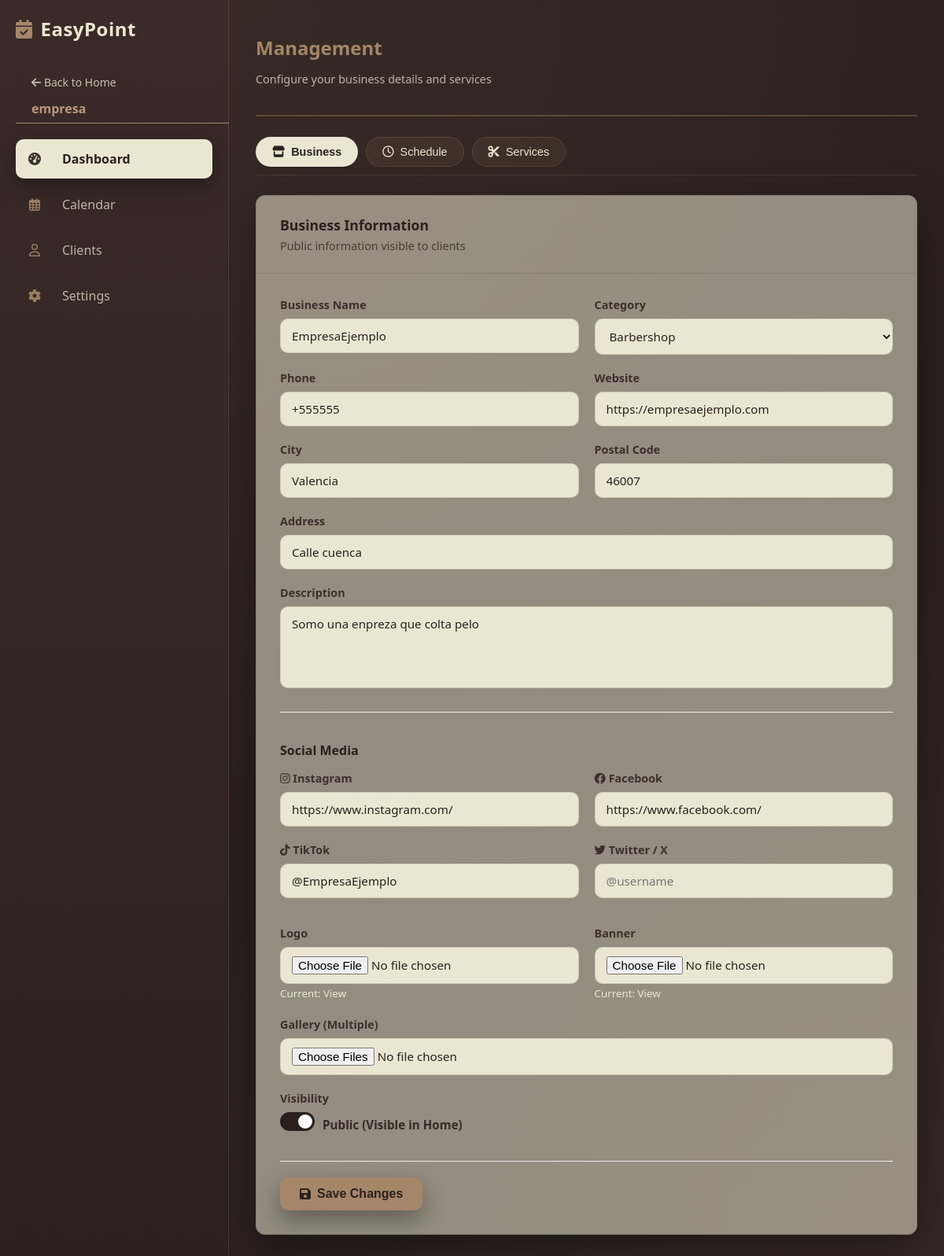
Page /index.php?action=dashboard (signed in) on the committed database.
### tables this page shows
CREATE TABLE `business_profiles` (
  `id` int NOT NULL,
  `user_id` int NOT NULL,
  `description` text,
  `business_type` varchar(50) DEFAULT 'General',
  `logo_url` varchar(255) DEFAULT NULL,
  `banner_url` varchar(255) DEFAULT NULL,
  `opening_hours` json DEFAULT NULL,
  `website` varchar(100) DEFAULT NULL,
  `instagram_link` varchar(255) DEFAULT NULL,
  `facebook_link` varchar(255) DEFAULT NULL,
  `twitter_link` varchar(255) DEFAULT NULL,
  `tiktok_link` varchar(255) DEFAULT NULL,
  `created_at` timestamp NULL DEFAULT CURRENT_TIMESTAMP,
  `updated_at` timestamp NULL DEFAULT CURRENT_TIMESTAMP ON UPDATE CURRENT_TIMESTAMP,
  `is_public` tinyint(1) DEFAULT '0'
);

CREATE TABLE `users` (
  `id` int NOT NULL,
  `username` varchar(50) NOT NULL,
  `email` varchar(100) NOT NULL,
  `password` varchar(255) NOT NULL,
  `role` enum('admin','user','store') DEFAULT 'user',
  `is_confirmed` tinyint(1) DEFAULT '0',
  `token` varchar(100) DEFAULT NULL,
  `created_at` timestamp NULL DEFAULT CURRENT_TIMESTAMP,
  `business_name` varchar(100) DEFAULT NULL,
  `address` varchar(255) DEFAULT NULL,
  `postal_code` varchar(10) DEFAULT NULL,
  `phone` varchar(20) DEFAULT NULL,
  `city` varchar(100) DEFAULT NULL
);

### controllers/UserController.php (called while the page is built, shortened)
<?php
require_once __DIR__ . '/../models/user.php';
class UserController
{
    public function dashboard()
    {
        require_once __DIR__ . '/../views/dashboard.php';
    }
}
?>

### models/user.php (called while the page is built, shortened)
<?php
require_once __DIR__ . '/Database.php';
class User
{
    private $conn;
    private $table_name = "users";
    public function __construct()
    {
        $database = new Database();
        $this->conn = $database->getConnection();
    }
    public function getFullProfile($userId)
    {
        $query = "SELECT u.*,
                     bp.id as business_profile_id,
                     bp.description, bp.business_type, bp.logo_url, bp.banner_url,
                     bp.opening_hours, bp.is_public,
                     bp.website, bp.instagram_link, bp.facebook_link, bp.twitter_link, bp.tiktok_link
              FROM " . $this->table_name . " u
              LEFT JOIN business_profiles bp ON u.id = bp.user_id
              WHERE u.id = :id LIMIT 1";
        $stmt = $this->conn->prepare($query);
        $stmt->bindParam(":id", $userId);
        $stmt->execute();
        return $stmt->fetch(PDO::FETCH_ASSOC);
    }
}
?>

### models/Database.php (called while the page is built, shortened)
<?php
class Database
{
    private $host;
    private $db_name;
    private $username;
    private $password;
    public function __construct()
    {
        $this->host = DB_HOST;
        $this->db_name = DB_NAME;
        $this->username = DB_USER;
        $this->password = DB_PASS;
    }
    public function getConnection()
    {
        $this->conn = null;
        try {
            $this->conn = new PDO(
                "mysql:host=" . $this->host . ";dbname=" . $this->db_name . ";charset=utf8mb4",
                $this->username,
                $this->password
            );
            $this->conn->setAttribute(PDO::ATTR_ERRMODE, PDO::ERRMODE_EXCEPTION);
        } catch (PDOException $exception) {
            error_log("Connection error: " . $exception->getMessage());
        }
        return $this->conn;
    }
}

### views/dashboard.php (the view, shortened to what this page needs)
<?php
require_once dirname(__DIR__) . '/models/user.php';
$userModel = new User();
$userData = $userModel->getFullProfile($_SESSION['user_id']);
$role = $_SESSION['role'] ?? 'user';
$dashboardClass = ($role === 'store' || $role === 'admin') ? 'main-view' : 'main-view hidden';
?>
<!DOCTYPE html>
<html lang="en">
<head>
    <link href="https://cdnjs.cloudflare.com/ajax/libs/font-awesome/6.0.0-beta3/css/all.min.css" rel="stylesheet">
    <link rel="stylesheet" href="/public/css/styles-dashboard.css">
</head>
<body>
    <aside class="sidebar" id="sidebar">
        <div class="logo">
            <i class="fas fa-calendar-check"></i>
            <span class="logo-text">EasyPoint</span>
        </div>
        <div class="backhome">
            <a href="index.php" style="font-size: 14px; opacity: 0.8;"><i class="fas fa-arrow-left"></i> <span
                    class="menu-text">Back to Home</span></a>
        </div>
        <nav>
            <div class="debug-info" title="<?php echo htmlspecialchars($_SESSION['username'] ?? 'N/A'); ?>">
                <span class="debug-name"><?php echo htmlspecialchars($_SESSION['username'] ?? 'N/A'); ?></span>
            </div>
            <?php if (isset($_SESSION['user_id']) && $_SESSION['role'] === 'user'): ?>
                <a href="#" class="menu-item active" onclick="switchMainView(event, 'view-appointments')">
                    <i class="far fa-clock"></i><span class="menu-text">Appointments</span>
                </a>
                <a href="#" class="menu-item" onclick="switchMainView(event, 'view-settings')">
                    <i class="fas fa-cog"></i><span class="menu-text">Settings</span>
                </a>
            <?php elseif (isset($_SESSION['user_id']) && ($_SESSION['role'] === 'store' || $_SESSION['role'] === 'admin')): ?>
                <a href="#" class="menu-item active" onclick="switchMainView(event, 'view-dashboard')">
                    <i class="fas fa-tachometer-alt"></i><span class="menu-text">Dashboard</span>
                </a>
                <a href="#" class="menu-item" onclick="switchMainView(event, 'view-calendar')">
                    <i class="far fa-calendar-alt"></i><span class="menu-text">Calendar</span>
                </a>
                <?php if ($_SESSION['role'] === 'store'): ?>
                    <a href="#" class="menu-item" onclick="switchMainView(event, 'view-clients')">
                        <i class="far fa-user"></i><span class="menu-text">Clients</span>
                    </a>
                <?php endif; ?>
                <a href="#" class="menu-item" onclick="switchMainView(event, 'view-settings')">
                    <i class="fas fa-cog"></i><span class="menu-text">Settings</span>
                </a>
            <?php endif; ?>
        </nav>
    </aside>
    <main class="content">
        <div id="view-dashboard" class="<?php echo $dashboardClass; ?>">
            <header class="header">
                <div class="header-text">
                    <h1 class="page-title">Management</h1>
                    <p class="page-subtitle">Configure your business details and services</p>
                </div>
            </header>
            <div class="settings-tabs">
                <button class="tab-btn active" onclick="openTab(event, 'business')">
                    <i class="fas fa-store"></i> Business
                </button>
                <button class="tab-btn" onclick="openTab(event, 'schedule')">
                    <i class="far fa-clock"></i> Schedule
                </button>
                <button class="tab-btn" onclick="openTab(event, 'notifications')">
                    <i class="fas fa-cut"></i> Services
                </button>
            </div>
            <div id="business" class="tab-content active-content">
                <section class="settings-card">
                    <div class="card-header">
                        <h3>Business Information</h3>
                        <p>Public information visible to clients</p>
                    </div>
                    <form class="settings-form" id="business-form" enctype="multipart/form-data">
                        <div class="form-row">
                            <div class="form-group half">
                                <label>Business Name</label>
                                <input type="text" name="business_name"
                                    value="<?php echo htmlspecialchars($userData['business_name'] ?? ''); ?>"
                                    class="form-input" required>
                            </div>
                            <div class="form-group half">
                                <label>Category</label>
                                <select name="business_type" class="form-input">
                                    <?php
                                    $currentType = $userData['business_type'] ?? 'General';
                                    $types = ['Hair Salon', 'Barbershop', 'Nail Salon', 'Hair Removal', 'Eyebrows & Lashes', 'Skincare', 'Massage', 'Makeup', 'General'];
                                    ?>
                                    <?php foreach ($types as $type): ?>
                                        <option value="<?php echo $type; ?>" <?php echo ($currentType === $type) ? 'selected' : ''; ?>>
                                            <?php echo $type; ?>
                                        </option>
                                    <?php endforeach; ?>
                                </select>
                            </div>
                        </div>
                        <div class="form-row">
                            <div class="form-group half">
                                <label>Phone</label>
                                <input type="text" name="phone"
                                    value="<?php echo htmlspecialchars($userData['phone'] ?? ''); ?>"
                                    class="form-input">
                            </div>
                            <div class="form-group half">
                                <label>Website</label>
                                <input type="text" name="website"
                                    value="<?php echo htmlspecialchars($userData['website'] ?? ''); ?>"
                                    placeholder="https://example.com" class="form-input">
                            </div>
                        </div>
                        <div class="form-row">
                            <div class="form-group half">
                                <label>City</label>
                                <input type="text" name="city"
                                    value="<?php echo htmlspecialchars($userData['city'] ?? ''); ?>" class="form-input">
                            </div>
                            <div class="form-group half">
                                <label>Postal Code</label>
                                <input type="text" name="postal_code"
                                    value="<?php echo htmlspecialchars($userData['postal_code'] ?? ''); ?>"
                                    class="form-input">
                            </div>
                        </div>
                        <div class="form-group">
                            <label>Address</label>
                            <input type="text" name="address"
                                value="<?php echo htmlspecialchars($userData['address'] ?? ''); ?>" class="form-input">
                        </div>
                        <div class="form-group">
                            <label>Description</label>
                            <textarea name="description" rows="4"
                                class="form-input"><?php echo htmlspecialchars($userData['description'] ?? ''); ?></textarea>
                        </div>
                        <div style="margin: 25px 0 15px 0; border-top: 1px solid #eee; padding-top: 15px;">
                            <h4 style="margin-bottom: 15px; color: #2b201e;">Social Media</h4>
                            <div class="form-row">
                                <div class="form-group half">
                                    <label><i class="fab fa-instagram"></i> Instagram</label>
                                    <input type="text" name="instagram"
                                        value="<?php echo htmlspecialchars($userData['instagram_link'] ?? ''); ?>"
                                        placeholder="@username or URL" class="form-input">
                                </div>
                                <div class="form-group half">
                                    <label><i class="fab fa-facebook"></i> Facebook</label>
                                    <input type="text" name="facebook"
                                        value="<?php echo htmlspecialchars($userData['facebook_link'] ?? ''); ?>"
                                        placeholder="URL" class="form-input">
                                </div>
                            </div>
                            <div class="form-row">
                                <div class="form-group half">
                                    <label><i class="fab fa-tiktok"></i> TikTok</label>
                                    <input type="text" name="tiktok"
                                        value="<?php echo htmlspecialchars($userData['tiktok_link'] ?? ''); ?>"
                                        placeholder="@username" class="form-input">
                                </div>
                                <div class="form-group half">
                                    <label><i class="fab fa-twitter"></i> Twitter / X</label>
                                    <input type="text" name="twitter"
                                        value="<?php echo htmlspecialchars($userData['twitter_link'] ?? ''); ?>"
                                        placeholder="@username" class="form-input">
                                </div>
                            </div>
                        </div>
                        <div class="form-row">
                            <div class="form-group half">
                                <label>Logo</label>
                                <input type="file" name="logo" accept="image/*" class="form-input">
                                <?php if (!empty($userData['logo_url'])): ?>
                                    <small>Current: <a href="public/<?php echo $userData['logo_url']; ?>"
                                            target="_blank">View</a></small>
                                <?php endif; ?>
                            </div>
                            <div class="form-group half">
                                <label>Banner</label>
                                <input type="file" name="banner" accept="image/*" class="form-input">
                                <?php if (!empty($userData['banner_url'])): ?>
                                    <small>Current: <a href="public/<?php echo $userData['banner_url']; ?>"
                                            target="_blank">View</a></small>
                                <?php endif; ?>
                            </div>
                        </div>
                        <div class="form-group">
                            <label>Gallery (Multiple)</label>
                            <input type="file" name="gallery[]" accept="image/*" multiple class="form-input">
                        </div>
                        <div class="form-group">
                            <label>Visibility</label>
                            <div class="day-toggle" style="display:flex; align-items:center; gap:10px;">
                                <label class="switch">
                                    <span class="slider round"></span>
                                </label>
                                <span class="day-name">Public (Visible in Home)</span>
                            </div>
                        </div>
                        <div class="form-actions">
                            <button type="submit" class="btn-save-1"><i class="fas fa-save"></i> Save Changes</button>
                        </div>
                    </form>
                </section>
            </div>
        </div>
    </main>
</body>
</html>

### rows in the picture
business_profiles: business_name "EmpresaEjemplo", business_type "Barbershop", phone "+555555", website "https://empresaejemplo.com", city "Valencia", postal_code "46007", address "Calle cuenca", description "Somo una enpreza que colta pelo", instagram "https://www.instagram.com/", facebook "https://www.facebook.com/", tiktok "@EmpresaEjemplo"

### other values in the picture
$_SESSION['username'] "empresa"
